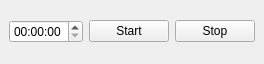
<?xml version="1.0" encoding="UTF-8"?>
<ui version="4.0">
 <class>uiDockWidget</class>
 <widget class="QDockWidget" name="uiDockWidget">
  <property name="geometry">
   <rect>
    <x>0</x>
    <y>0</y>
    <width>259</width>
    <height>64</height>
   </rect>
  </property>
  <property name="windowTitle">
   <string>Timer</string>
  </property>
  <widget class="QWidget" name="dockWidgetContents">
   <layout class="QVBoxLayout" name="verticalLayout">
    <item>
     <layout class="QHBoxLayout" name="horizontalLayout">
      <item>
       <widget class="QTimeEdit" name="uiTimeEdit"/>
      </item>
      <item>
       <spacer name="horizontalSpacer">
        <property name="orientation">
         <enum>Qt::Horizontal</enum>
        </property>
        <property name="sizeHint" stdset="0">
         <size>
          <width>40</width>
          <height>20</height>
         </size>
        </property>
       </spacer>
      </item>
      <item>
       <widget class="QPushButton" name="uiStartButton">
        <property name="text">
         <string>Start</string>
        </property>
       </widget>
      </item>
      <item>
       <widget class="QPushButton" name="stopButton">
        <property name="text">
         <string>Stop</string>
        </property>
       </widget>
      </item>
     </layout>
    </item>
   </layout>
  </widget>
 </widget>
 <resources/>
 <connections/>
</ui>
